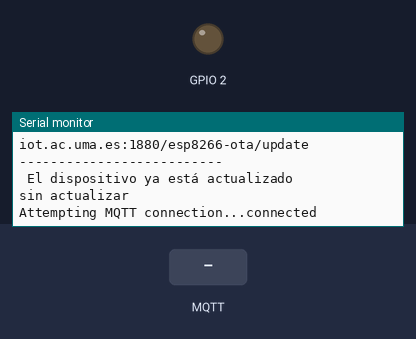
A sketch run on a simulated ESP32. Shown: output pins drawn as LEDs (lit = HIGH), the last lines printed to the serial monitor. Inputs (shaded band) come from the test bench. WiFi joins after 1.5 s; servers stay silent unless stated; no MQTT or app messages arrive unless stated; the camera gives no picture.

Above: at 3.2 s.
3.3 s: MQTT message "II7/ESP32/FOTA" arrives on the first subscribed topic
At 4.3 s:
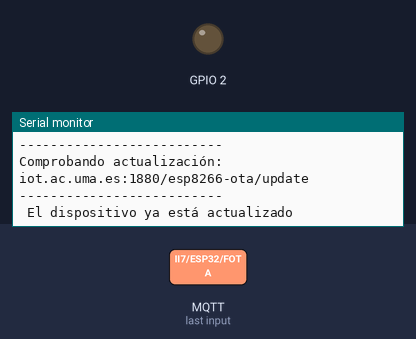
4.8 s: MQTT message "II7/all/FOTA" arrives on the first subscribed topic
At 4.96 s:
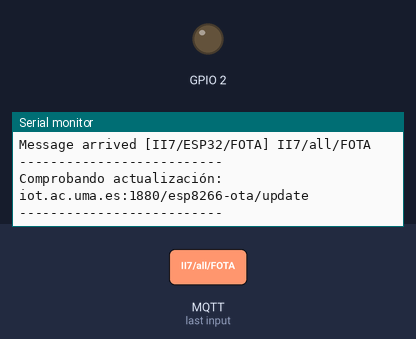
6.3 s: MQTT message "II7/ESP32/config" arrives on the first subscribed topic
At 7.8 s:
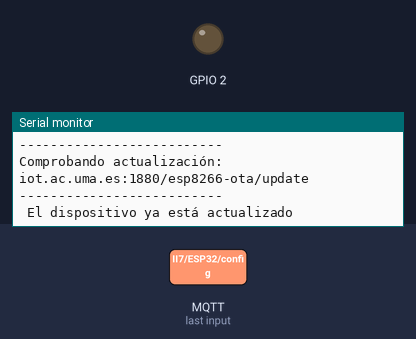

The sketch:

CameraWebServer.ino
```cpp
#include "esp_camera.h"
#include <WiFi.h>
#include "actualiza_dual.h"
#include <PubSubClient.h>
#include <ArduinoJson.h>

// QUEDA EL CALLBACK DE TOPIC CONFIG !!!!

//
// WARNING!!! PSRAM IC required for UXGA resolution and high JPEG quality
//            Ensure ESP32 Wrover Module or other board with PSRAM is selected
//            Partial images will be transmitted if image exceeds buffer size
//

// Select camera model
//define CAMERA_MODEL_WROVER_KIT // Has PSRAM
//#define CAMERA_MODEL_ESP_EYE // Has PSRAM
//#define CAMERA_MODEL_M5STACK_PSRAM // Has PSRAM
//#define CAMERA_MODEL_M5STACK_V2_PSRAM // M5Camera version B Has PSRAM
//#define CAMERA_MODEL_M5STACK_WIDE // Has PSRAM
//#define CAMERA_MODEL_M5STACK_ESP32CAM // No PSRAM
#define CAMERA_MODEL_AI_THINKER // Has PSRAM
//#define CAMERA_MODEL_TTGO_T_JOURNAL // No PSRAM

#include "camera_pins.h"

// -------------------  Configuración WiFi  ------------------- //

const char* ssid = "vodafoneAAXFSN";
const char* password = "AfG7CZqGYRMJYRG3";


// ---------------------------------------------------------- //
// ------------------- Configuración MQTT ------------------- //
// ---------------------------------------------------------- //

const char* mqtt_server = "iot.ac.uma.es";
const char* mqtt_user = "II7";
const char* mqtt_pass = "18K7ok1q";
WiFiClient espClient;
PubSubClient client(espClient);
unsigned long lastMsg = 0;
unsigned long lastFOTA = 0;
#define MSG_BUFFER_SIZE  (50)
char msg[MSG_BUFFER_SIZE];
int value = 0;

// Parámetros configurables mediante II7/ESP32/config
unsigned long frec_actualiza_FOTA = 1000*60*2;  // inicialmente 2 min
                                                // debe venir en un json
                                                // y ser un valor, no string
char mensaje[128];  // cadena de 128 caracteres

// ------- Función callback ------ //

void callback(char* topic, byte* payload, unsigned int length) {
  Serial.print("Message arrived [");
  Serial.print(topic);
  Serial.print("] ");
  for (int i = 0; i < length; i++) {
    Serial.print((char)payload[i]);
  }
  Serial.println();

  if (((String)topic=="II7/ESP32/FOTA") or ((String)topic=="II7/all/FOTA")){
    // instrucción de actualización independientemente del payload
    setup_OTA();          // llama la funcion de actualizacion FOTA
    lastFOTA = millis();
  } else if (((String)topic=="II7/ESP32/config") or ((String)topic=="II7/all/config")){
    // Parámetros configurables:
    // frec_actualiza_FOTA

      // String input;
      StaticJsonDocument<48> docFrecFOTA;
      DeserializationError error = deserializeJson(docFrecFOTA, payload);
      if (error) {
        Serial.print("deserializeJson() failed: ");
        Serial.println(error.c_str());
        return;
      }
      frec_actualiza_FOTA = docFrecFOTA["frec_FOTA"];
      Serial.print("Frecuencia de actualizacion FOTA cambiada a: ");
      Serial.print(frec_actualiza_FOTA);
      Serial.println(" milisegundos");
  }
}

// ------- Función reconexión ------- //

void reconnect() {
  // Loop until we're reconnected
  while (!client.connected()) {
    Serial.print("\nAttempting MQTT connection...");
    // Create a client ID
    String clientId = "ESP32Client";
    //clientId += String(ESP.getChipId());  // .getChipId() no funciona con ESP32
    // Attempt to connect

    // Construcción dell mensaje de estatus de conexion
    String output = "";
    StaticJsonDocument<64> docFalse;
    docFalse["CHIPID"] = "ESP32";
    docFalse["online"] = "false";
    serializeJson(docFalse, output);

    if (client.connect(clientId.c_str(),mqtt_user,mqtt_pass,"II7/ESP32/conexion",1,true,output.c_str())) { // Definición de LWM en modo retenido, desconexion
      Serial.println("connected");
      // Once connected, publish an announcement...
      // Construcción dell mensaje de estatus
      String output = "";
      StaticJsonDocument<64> docTrue;
      docTrue["CHIPID"] = "ESP32";
      docTrue["online"] = "true";
      serializeJson(docTrue, output);
      // -------------------------------------
      client.publish("II7/ESP32/conexion",output.c_str(),true); // Mensaje de aviso de conexion en modo retenido
      // ... and resubscribe to topics
      client.subscribe("II7/ESP32/FOTA",1);
      client.subscribe("II7/ESP32/config",1);
    } else {
      Serial.print("failed, rc=");
      Serial.print(client.state());
      Serial.println(" try again in 5 seconds");
      // Wait 5 seconds before retrying
      delay(5000);
    }
  }
}

// -------- Función de inicialización ---------- //

void setup_MQTT()
{
  client.setServer(mqtt_server, 1883);
  client.setCallback(callback);
}

// -------------------------------------------------------//
// -------------------------------------------------------//
// -------------------------------------------------------//


void startCameraServer();

void setup() {
  Serial.begin(115200);
  Serial.setDebugOutput(true);
  Serial.println();

  camera_config_t config;
  config.ledc_channel = LEDC_CHANNEL_0;
  config.ledc_timer = LEDC_TIMER_0;
  config.pin_d0 = Y2_GPIO_NUM;
  config.pin_d1 = Y3_GPIO_NUM;
  config.pin_d2 = Y4_GPIO_NUM;
  config.pin_d3 = Y5_GPIO_NUM;
  config.pin_d4 = Y6_GPIO_NUM;
  config.pin_d5 = Y7_GPIO_NUM;
  config.pin_d6 = Y8_GPIO_NUM;
  config.pin_d7 = Y9_GPIO_NUM;
  config.pin_xclk = XCLK_GPIO_NUM;
  config.pin_pclk = PCLK_GPIO_NUM;
  config.pin_vsync = VSYNC_GPIO_NUM;
  config.pin_href = HREF_GPIO_NUM;
  config.pin_sscb_sda = SIOD_GPIO_NUM;
  config.pin_sscb_scl = SIOC_GPIO_NUM;
  config.pin_pwdn = PWDN_GPIO_NUM;
  config.pin_reset = RESET_GPIO_NUM;
  config.xclk_freq_hz = 20000000;
  config.pixel_format = PIXFORMAT_JPEG;

  // if PSRAM IC present, init with UXGA resolution and higher JPEG quality
  //                      for larger pre-allocated frame buffer.
  if(psramFound()){
    config.frame_size = FRAMESIZE_UXGA;
    config.jpeg_quality = 10;
    config.fb_count = 2;
  } else {
    config.frame_size = FRAMESIZE_SVGA;
    config.jpeg_quality = 12;
    config.fb_count = 1;
  }

#if defined(CAMERA_MODEL_ESP_EYE)
  pinMode(13, INPUT_PULLUP);
  pinMode(14, INPUT_PULLUP);
#endif

  // camera init
  esp_err_t err = esp_camera_init(&config);
  if (err != ESP_OK) {
    Serial.printf("Camera init failed with error 0x%x", err);
    return;
  }

  sensor_t * s = esp_camera_sensor_get();
  // initial sensors are flipped vertically and colors are a bit saturated
  if (s->id.PID == OV3660_PID) {
    s->set_vflip(s, 1); // flip it back
    s->set_brightness(s, 1); // up the brightness just a bit
    s->set_saturation(s, -2); // lower the saturation
  }
  // drop down frame size for higher initial frame rate
  s->set_framesize(s, FRAMESIZE_QVGA);

#if defined(CAMERA_MODEL_M5STACK_WIDE) || defined(CAMERA_MODEL_M5STACK_ESP32CAM)
  s->set_vflip(s, 1);
  s->set_hmirror(s, 1);
#endif


  WiFi.begin(ssid, password);

  while (WiFi.status() != WL_CONNECTED) {
    delay(500);
    Serial.print(".");
  }
  Serial.println("");
  Serial.println("WiFi connected");

  startCameraServer();

  Serial.print("Camera Ready! Use 'http://");
  Serial.print(WiFi.localIP());
  Serial.println("' to connect");

  //setup_wifi(ssid,password); // tiene que hacerse con el código del ejemplo para
                               // montar el servidor http de la cámara

  // Inicializacion de FOTA y servidor MQTT
  setup_OTA();
  lastFOTA = millis();
  setup_MQTT();

  Serial.print("sin actualizar");
}

void loop() {
  // Asegura la conexion MQTT llamando a la funcion reconnect()
  if (!client.connected()) {
    reconnect();
  }
  client.loop();

  unsigned long now = millis();
    // Periodicamente comprueba si hay actualizaciones FOTA disponibles
    if ((now - lastFOTA) > (frec_actualiza_FOTA)){
      setup_OTA();
      lastFOTA = now;
      Serial.println("Actualizado!!!!");
    }


}
```

actualiza_dual.cpp
```cpp
#include "actualiza_dual.h"

#ifndef LED_BUILTIN
#define LED_BUILTIN 2 // pin number is specific to your board
#endif

// datos para actualización   >>>> SUSTITUIR IP <<<<<
#define HTTP_OTA_ADDRESS      F("iot.ac.uma.es")       // Address of OTA update server
#define HTTP_OTA_PATH         F("/esp8266-ota/update") // Path to update firmware
#define HTTP_OTA_PORT         1880                     // Port of update server
                                                       // Name of firmware
#ifdef ESP32
 #define HTTP_OTA_VERSION   String(__FILE__).substring(String(__FILE__).lastIndexOf('\\')+1) + ".esp32"
#else
 #define HTTP_OTA_VERSION   String(__FILE__).substring(String(__FILE__).lastIndexOf('\\')+1) + ".nodemcu"
#endif

void setup_wifi(const char* ssid, const char* password) {

  // We start by connecting to a WiFi network
  Serial.println();
  Serial.print("Connecting to ");
  Serial.println(ssid);

  WiFi.begin(ssid, password);

  while (WiFi.status() != WL_CONNECTED) {
    delay(200);
    Serial.print(".");
  }

  Serial.println("");
  Serial.println("WiFi connected");
  Serial.println("IP address: ");
  Serial.println(WiFi.localIP());

}

void setup_OTA() {
  // Esta es la funcion que hay que llamar para comprobar si hay actualizaciones, tanto en ESP32 como ESP8266
  // Serial.begin(115200); // esto en el setup()

  // tienes led en tu placa ESP32??
  pinMode(LED_BUILTIN, OUTPUT);     // Initialize the LED_BUILTIN pin as an output
  digitalWrite(LED_BUILTIN, LOW);   // LED on
  // setup_wifi(); // se llama a la funcion en CameraWebServer.ino
  Serial.println( "--------------------------" );
  Serial.println( "Comprobando actualización:" );
  Serial.print(HTTP_OTA_ADDRESS);Serial.print(":");Serial.print(HTTP_OTA_PORT);Serial.println(HTTP_OTA_PATH);
  Serial.println( "--------------------------" );
  #ifdef ESP32
  // Importante para nuestro servidor!! ->
  WiFiClientSecure client;
  client.setInsecure();
  switch(httpUpdate.update(client,HTTP_OTA_ADDRESS, HTTP_OTA_PORT, HTTP_OTA_PATH,HTTP_OTA_VERSION)) {
     case HTTP_UPDATE_FAILED:
      Serial.printf(" HTTP update failed: Error (%d): %s\n", httpUpdate.getLastError(), httpUpdate.getLastErrorString().c_str());
      break;
    case HTTP_UPDATE_NO_UPDATES:
      Serial.println(F(" El dispositivo ya está actualizado"));
      break;
    case HTTP_UPDATE_OK:
      Serial.println(F(" OK"));
      break;
    }

  #else
  ESPhttpUpdate.setLedPin(16,LOW);
  ESPhttpUpdate.onStart(inicio_OTA);
  ESPhttpUpdate.onError(error_OTA);
  ESPhttpUpdate.onProgress(progreso_OTA);
  ESPhttpUpdate.onEnd(final_OTA);
  switch(ESPhttpUpdate.update(HTTP_OTA_ADDRESS, HTTP_OTA_PORT, HTTP_OTA_PATH, HTTP_OTA_VERSION)) {
    case HTTP_UPDATE_FAILED:
      Serial.printf(" HTTP update failed: Error (%d): %s\n", ESPhttpUpdate.getLastError(), ESPhttpUpdate.getLastErrorString().c_str());
      break;
    case HTTP_UPDATE_NO_UPDATES:
      Serial.println(F(" El dispositivo ya está actualizado"));
      break;
    case HTTP_UPDATE_OK:
      Serial.println(F(" OK"));
      break;
    }
  #endif
}

#ifndef ESP32
void final_OTA()
{
  Serial.println("Fin OTA. Reiniciando...");
}

void inicio_OTA()
{
  Serial.println("Nuevo Firmware encontrado. Actualizando...");
}

void error_OTA(int e)
{
  char cadena[64];
  snprintf(cadena,64,"ERROR: %d",e);
  Serial.println(cadena);
}

void progreso_OTA(int x, int todo)
{
  char cadena[256];
  int progress=(int)((x*100)/todo);
  if(progress%10==0)
  {
    snprintf(cadena,256,"Progreso: %d%% - %dK de %dK",progress,x/1024,todo/1024);
    Serial.println(cadena);
  }
}
#endif
```

actualiza_dual.h
```cpp
#ifdef ESP32    // librerías ESP32
  #include <HTTPUpdate.h>
  #include <WiFi.h>
  #include <HTTPClient.h>
#else           // librerías ESP8266
  #include <ESP8266WiFi.h>
  #include <ESP8266httpUpdate.h>
#endif

void setup_OTA();
void setup_wifi(const char*, const char*);

#ifndef ESP32
  void progreso_OTA(int,int);
  void final_OTA();
  void inicio_OTA();
  void error_OTA(int);
#endif
```

camera_pins.h
```cpp
#if defined(CAMERA_MODEL_WROVER_KIT)
#define PWDN_GPIO_NUM    -1
#define RESET_GPIO_NUM   -1
#define XCLK_GPIO_NUM    21
#define SIOD_GPIO_NUM    26
#define SIOC_GPIO_NUM    27

#define Y9_GPIO_NUM      35
#define Y8_GPIO_NUM      34
#define Y7_GPIO_NUM      39
#define Y6_GPIO_NUM      36
#define Y5_GPIO_NUM      19
#define Y4_GPIO_NUM      18
#define Y3_GPIO_NUM       5
#define Y2_GPIO_NUM       4
#define VSYNC_GPIO_NUM   25
#define HREF_GPIO_NUM    23
#define PCLK_GPIO_NUM    22

#elif defined(CAMERA_MODEL_ESP_EYE)
#define PWDN_GPIO_NUM    -1
#define RESET_GPIO_NUM   -1
#define XCLK_GPIO_NUM    4
#define SIOD_GPIO_NUM    18
#define SIOC_GPIO_NUM    23

#define Y9_GPIO_NUM      36
#define Y8_GPIO_NUM      37
#define Y7_GPIO_NUM      38
#define Y6_GPIO_NUM      39
#define Y5_GPIO_NUM      35
#define Y4_GPIO_NUM      14
#define Y3_GPIO_NUM      13
#define Y2_GPIO_NUM      34
#define VSYNC_GPIO_NUM   5
#define HREF_GPIO_NUM    27
#define PCLK_GPIO_NUM    25

#elif defined(CAMERA_MODEL_M5STACK_PSRAM)
#define PWDN_GPIO_NUM     -1
#define RESET_GPIO_NUM    15
#define XCLK_GPIO_NUM     27
#define SIOD_GPIO_NUM     25
#define SIOC_GPIO_NUM     23

#define Y9_GPIO_NUM       19
#define Y8_GPIO_NUM       36
#define Y7_GPIO_NUM       18
#define Y6_GPIO_NUM       39
#define Y5_GPIO_NUM        5
#define Y4_GPIO_NUM       34
#define Y3_GPIO_NUM       35
#define Y2_GPIO_NUM       32
#define VSYNC_GPIO_NUM    22
#define HREF_GPIO_NUM     26
#define PCLK_GPIO_NUM     21

#elif defined(CAMERA_MODEL_M5STACK_V2_PSRAM)
#define PWDN_GPIO_NUM     -1
#define RESET_GPIO_NUM    15
#define XCLK_GPIO_NUM     27
#define SIOD_GPIO_NUM     22
#define SIOC_GPIO_NUM     23

#define Y9_GPIO_NUM       19
#define Y8_GPIO_NUM       36
#define Y7_GPIO_NUM       18
#define Y6_GPIO_NUM       39
#define Y5_GPIO_NUM        5
#define Y4_GPIO_NUM       34
#define Y3_GPIO_NUM       35
#define Y2_GPIO_NUM       32
#define VSYNC_GPIO_NUM    25
#define HREF_GPIO_NUM     26
#define PCLK_GPIO_NUM     21

#elif defined(CAMERA_MODEL_M5STACK_WIDE)
#define PWDN_GPIO_NUM     -1
#define RESET_GPIO_NUM    15
#define XCLK_GPIO_NUM     27
#define SIOD_GPIO_NUM     22
#define SIOC_GPIO_NUM     23

#define Y9_GPIO_NUM       19
#define Y8_GPIO_NUM       36
#define Y7_GPIO_NUM       18
#define Y6_GPIO_NUM       39
#define Y5_GPIO_NUM        5
#define Y4_GPIO_NUM       34
#define Y3_GPIO_NUM       35
#define Y2_GPIO_NUM       32
#define VSYNC_GPIO_NUM    25
#define HREF_GPIO_NUM     26
#define PCLK_GPIO_NUM     21

#elif defined(CAMERA_MODEL_M5STACK_ESP32CAM)
#define PWDN_GPIO_NUM     -1
#define RESET_GPIO_NUM    15
#define XCLK_GPIO_NUM     27
#define SIOD_GPIO_NUM     25
#define SIOC_GPIO_NUM     23

#define Y9_GPIO_NUM       19
#define Y8_GPIO_NUM       36
#define Y7_GPIO_NUM       18
#define Y6_GPIO_NUM       39
#define Y5_GPIO_NUM        5
#define Y4_GPIO_NUM       34
#define Y3_GPIO_NUM       35
#define Y2_GPIO_NUM       17
#define VSYNC_GPIO_NUM    22
#define HREF_GPIO_NUM     26
#define PCLK_GPIO_NUM     21

#elif defined(CAMERA_MODEL_AI_THINKER)
#define PWDN_GPIO_NUM     32
#define RESET_GPIO_NUM    -1
#define XCLK_GPIO_NUM      0
#define SIOD_GPIO_NUM     26
#define SIOC_GPIO_NUM     27

#define Y9_GPIO_NUM       35
#define Y8_GPIO_NUM       34
#define Y7_GPIO_NUM       39
#define Y6_GPIO_NUM       36
#define Y5_GPIO_NUM       21
#define Y4_GPIO_NUM       19
#define Y3_GPIO_NUM       18
#define Y2_GPIO_NUM        5
#define VSYNC_GPIO_NUM    25
#define HREF_GPIO_NUM     23
#define PCLK_GPIO_NUM     22

#elif defined(CAMERA_MODEL_TTGO_T_JOURNAL)
#define PWDN_GPIO_NUM      0
#define RESET_GPIO_NUM    15
#define XCLK_GPIO_NUM     27
#define SIOD_GPIO_NUM     25
#define SIOC_GPIO_NUM     23

#define Y9_GPIO_NUM       19
#define Y8_GPIO_NUM       36
#define Y7_GPIO_NUM       18
#define Y6_GPIO_NUM       39
#define Y5_GPIO_NUM        5
#define Y4_GPIO_NUM       34
#define Y3_GPIO_NUM       35
#define Y2_GPIO_NUM       17
#define VSYNC_GPIO_NUM    22
#define HREF_GPIO_NUM     26
#define PCLK_GPIO_NUM     21

#else
#error "Camera model not selected"
#endif
```

Measured:
- after the input at 3.3 s, the serial monitor: prints a new line at once (image 1)
- after the input at 4.8 s, the serial monitor: prints a new line at once (image 2)
- after the input at 6.3 s, the serial monitor: prints a new line at once (image 3)
